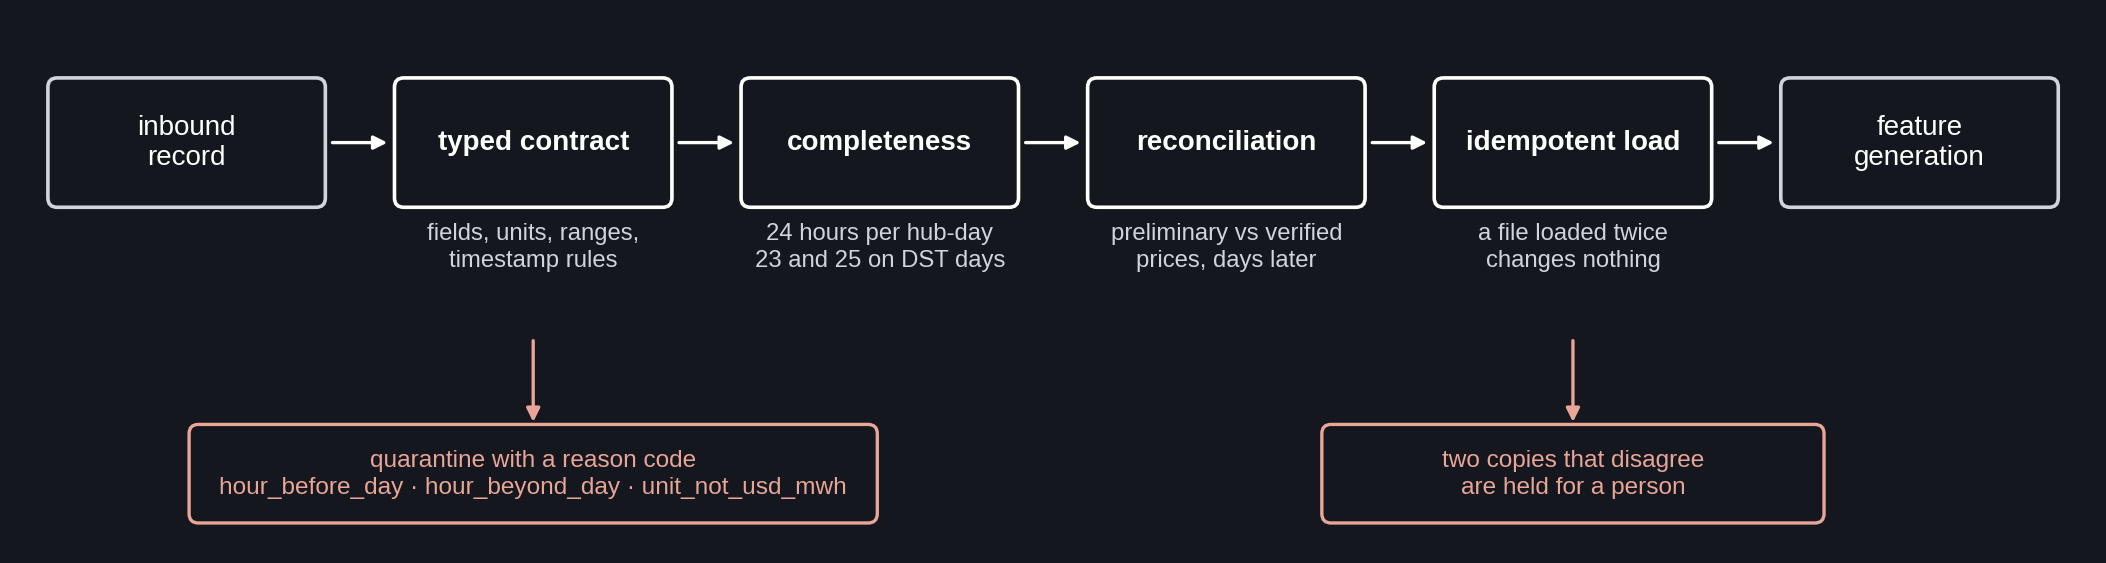

Generate this figure with Python:
"""slide 7: one record's path through validation, with the quarantine branch. run: python diagrams/slide07_validation.py"""
import sys, os; sys.path.insert(0, os.path.dirname(os.path.abspath(__file__)))
from matplotlib.patches import FancyBboxPatch
from _style import canvas, save, BG, FG, DIM, ACC

fig, ax = canvas(13.33, 3.4)
steps = [
    ("inbound\nrecord", ""),
    ("typed contract", "fields, units, ranges,\ntimestamp rules"),
    ("completeness", "24 hours per hub-day\n23 and 25 on DST days"),
    ("reconciliation", "preliminary vs verified\nprices, days later"),
    ("idempotent load", "a file loaded twice\nchanges nothing"),
    ("feature\ngeneration", ""),
]
n, w, h, y = len(steps), 1.75, 0.8, 2.2
gap = (13.33 - 0.4 - n * w) / (n - 1)
for i, (name, sub) in enumerate(steps):
    x = 0.2 + i * (w + gap)
    edge = DIM if i in (0, n - 1) else FG
    ax.add_patch(FancyBboxPatch((x, y), w, h, boxstyle="round,pad=0.02,rounding_size=0.06", fc=BG, ec=edge, lw=1.3))
    ax.text(x + w / 2, y + h / 2, name, ha="center", va="center", color=FG, fontsize=10, fontweight="bold" if 0 < i < n - 1 else "normal", linespacing=1.2)
    if sub:
        ax.text(x + w / 2, y - 0.12, sub, ha="center", va="top", color=DIM, fontsize=8.6, linespacing=1.3)
    if i < n - 1:
        ax.annotate("", xy=(x + w + gap - 0.03, y + h / 2), xytext=(x + w + 0.03, y + h / 2), arrowprops=dict(arrowstyle="-|>", color=FG, lw=1.2))
# the quarantine branch under the contract and reconciliation steps
qx = 0.2 + 1 * (w + gap) + w / 2
ax.annotate("", xy=(qx, 0.75), xytext=(qx, 1.35), arrowprops=dict(arrowstyle="-|>", color="#E8A598", lw=1.2))
ax.add_patch(FancyBboxPatch((qx - 2.2, 0.15), 4.4, 0.6, boxstyle="round,pad=0.02,rounding_size=0.06", fc=BG, ec="#E8A598", lw=1.2))
ax.text(qx, 0.45, "quarantine with a reason code\nhour_before_day · hour_beyond_day · unit_not_usd_mwh", ha="center", va="center", color="#E8A598", fontsize=8.8, linespacing=1.3)
cx = 0.2 + 4 * (w + gap) + w / 2
ax.annotate("", xy=(cx, 0.75), xytext=(cx, 1.35), arrowprops=dict(arrowstyle="-|>", color="#E8A598", lw=1.2))
ax.add_patch(FancyBboxPatch((cx - 1.6, 0.15), 3.2, 0.6, boxstyle="round,pad=0.02,rounding_size=0.06", fc=BG, ec="#E8A598", lw=1.2))
ax.text(cx, 0.45, "two copies that disagree\nare held for a person", ha="center", va="center", color="#E8A598", fontsize=8.8, linespacing=1.3)
save(fig, os.path.join(os.path.dirname(os.path.abspath(__file__)), "slide07_validation.png"))
